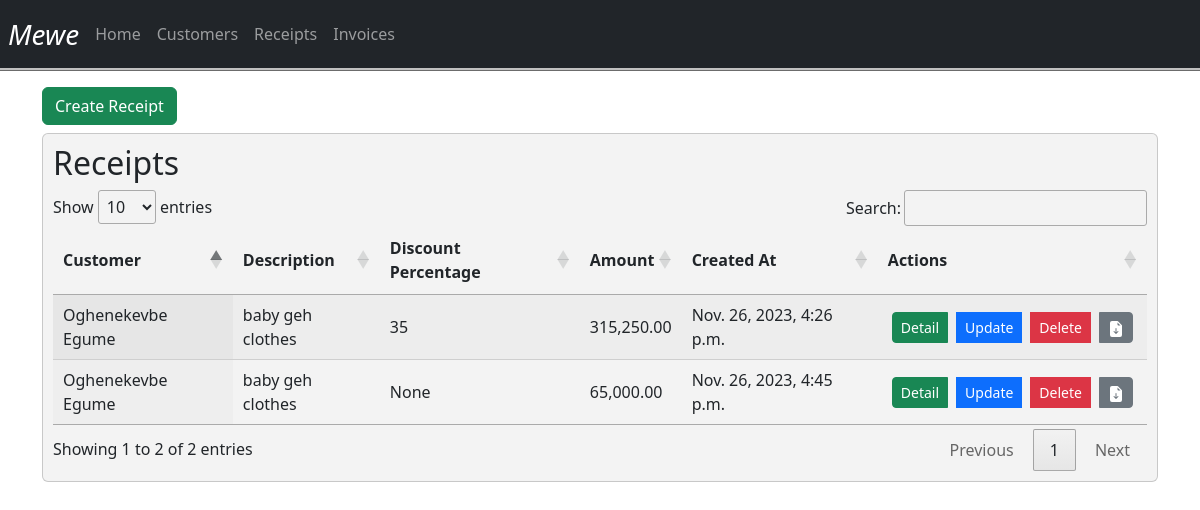
Page /receipts/ (signed in) on the committed database.
### customerinvoices/models.py (models this page shows, shortened)
class Receipt(models.Model):
    user = models.ForeignKey(User, on_delete=models.CASCADE)
    customer= models.ForeignKey(Customer, on_delete=models.CASCADE, related_name='receipts')
    description = models.CharField(max_length=225)
    discount_percentage = models.IntegerField(null=True, blank=True)
    amount = models.DecimalField(decimal_places=2, max_digits=10)
    created_at = models.DateTimeField(auto_now_add=True)

class Customer(models.Model):
    user = models.ForeignKey(User, on_delete=models.CASCADE)
    name = models.CharField(max_length=50)
    email_address = models.EmailField(max_length=254, null=True, blank=True)
    phone_number = models.CharField(max_length=50, null=True, blank=True)

### customerinvoices/views.py (the view)
# urls.py: path('receipts/', ReceiptListView.as_view(), name='receipt_list'),
class ReceiptListView(LoginRequiredMixin,ListView):
    model = Receipt
    template_name = 'receipt_list.html'

### customerinvoices/templates/receipt_list.html (shortened to what this page needs)
{% extends 'base.html' %}
{% load humanize %}
{% block content %}
<a href="{% url 'receipt_create' %}" class="btn btn-success mb-2">Create Receipt</a>
<div class="card">
  <h2>Receipts</h2>
  <table id="receipts-table" class="display">
    <thead>
      <tr>
        <th>Customer</th>
        <th>Description</th>
        <th>Discount Percentage</th>
        <th>Amount</th>
        <th>Created At</th>
        <th>Actions</th>
      </tr>
    </thead>
    <tbody>
      {% for receipt in object_list %}
        {% if user.is_authenticated %}
        {% if user.id == receipt.user.id %}
        <tr>
          <td>{{ receipt.customer.name }}</td>
          <td>{{ receipt.description }}</td>
          <td>{{ receipt.discount_percentage }}</td>
          <td>{{ receipt.amount|intcomma }}</td>
          <td>{{ receipt.created_at}}</td>
          <td>
            <div class="btn-group" role="group" aria-label="Receipt Actions">
              <a href="{% url 'receipt_detail' pk=receipt.pk %}" class="btn btn-success btn-sm mx-1">Detail</a>
              <a href="{% url 'receipt_update' pk=receipt.pk %}" class="btn btn-primary btn-sm mx-1">Update</a>
              <a href="{% url 'receipt_delete' pk=receipt.pk %}" class="btn btn-danger btn-sm mx-1">Delete</a>
              <a href="{% url 'detail_to_pdf' model='receipt' pk=receipt.pk %}" class="btn btn-secondary btn-sm mx-1"></a>
            </div>
          </td>
        </tr>
        {% endif %}
        {% endif %}
      {% endfor %}
    </tbody>
  </table>
</div>
{% endblock %}

### static/css/style.css (style rules this page uses)
body { background: linear-gradient(rgba(255, 255, 255, 0.3), rgba(255, 255, 255, 0.3)), url('https://images.pexels.com/photos/4173174/pexels-photo-4173174.jpeg?auto=compress&cs=tinysrgb&w=600'); background-repeat: no-repeat; background-size: cover; }
.card { background-color: rgba(225, 225, 225, 0.4) !important; padding: 10px !important; }

### rows in the picture
Receipt: customer.name "Oghenekevbe Egume", description "baby geh clothes", discount_percentage "35", amount "315,250.00", created_at "Nov. 26, 2023, 4:26 p.m."
Receipt: customer.name "Oghenekevbe Egume", description "baby geh clothes", discount_percentage "None", amount "65,000.00", created_at "Nov. 26, 2023, 4:45 p.m."
